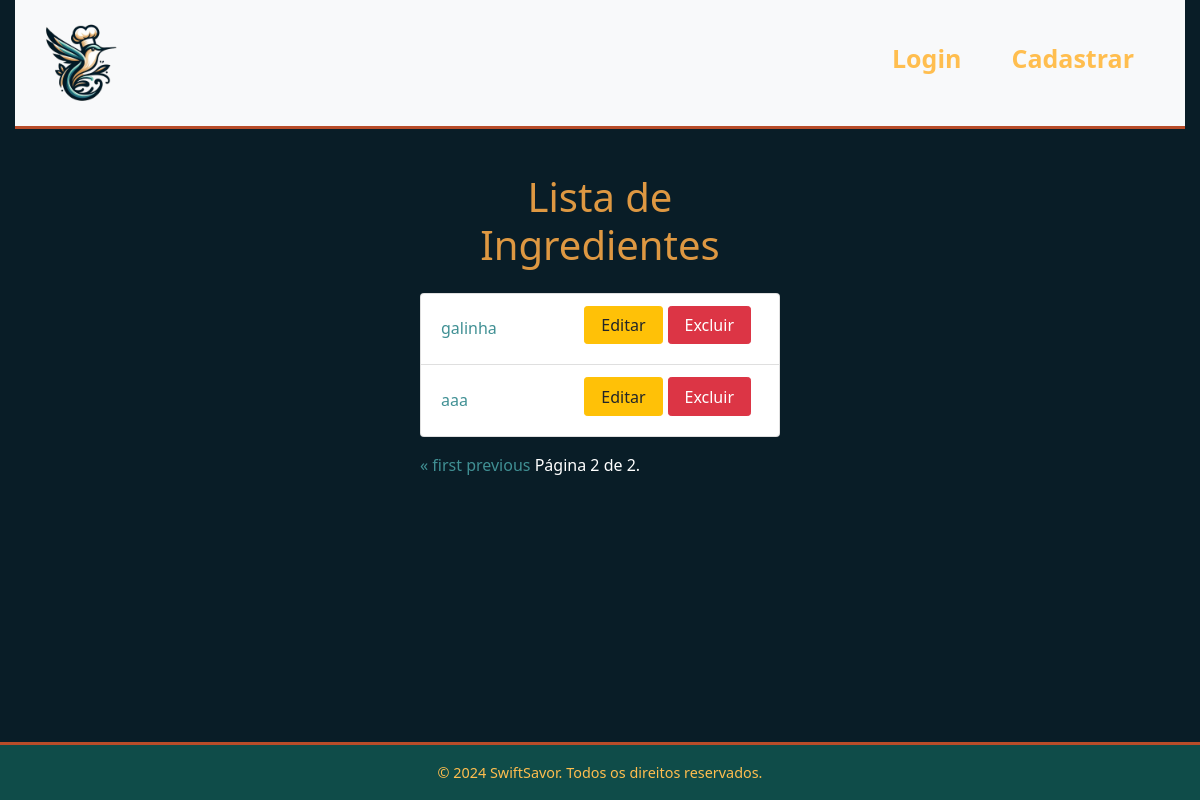
Page /ingredients/?page=2 on the earlier database version.
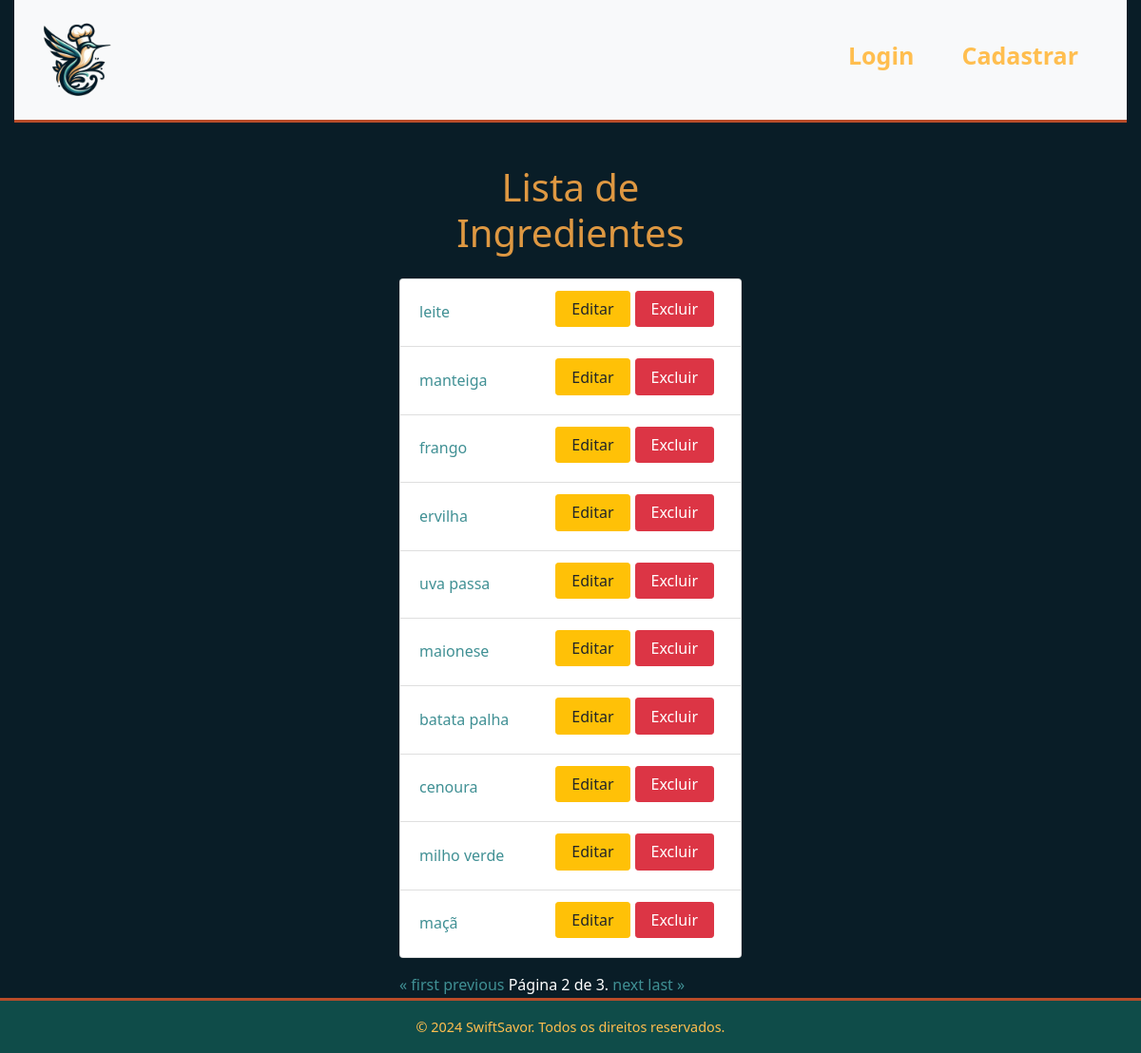
Same page on the later database version.
### ingredients/models.py (models this page shows, shortened)
class Ingrediente(models.Model):
    nome = models.CharField(max_length=200)
    user = models.ForeignKey(settings.AUTH_USER_MODEL, on_delete=models.CASCADE, null=True)

### ingredients/views.py (the view)
# urls.py: path('', views.lista_ingredientes, name='lista_ingredientes'),
def lista_ingredientes(request):
    ingredientes = Ingrediente.objects.all()
    paginator = Paginator(ingredientes, 10)
    page = request.GET.get('page')
    try:
        ingredientes = paginator.page(page)
    except PageNotAnInteger:
        ingredientes = paginator.page(1)
    except EmptyPage:
        ingredientes = paginator.page(paginator.num_pages)
    return render(request, 'ingredients/lista_ingredientes.html', {'ingredientes': ingredientes})

### ingredients/templates/ingredients/lista_ingredientes.html (shortened to what this page needs)
{% extends 'main/base.html' %}
{% block content %}
<div class="container-fluid mt-4 lista-ingredientes-container">
    <div class="row justify-content-center">
        <div class="col-md-4">
            <h1 class="mb-4 text-center">Lista de Ingredientes</h1>
            <ul class="list-group">
                {% for ingrediente in ingredientes %}
                    <li class="list-group-item">
                        <div class="ingredient-info">
                            <a href="{% url 'detalhes_ingrediente' ingrediente.id %}">{{ ingrediente.nome }}</a>
                        </div>
                        <div class="ingredient-actions">
                            <a href="{% url 'editar_ingrediente' ingrediente.id %}" class="btn btn-warning btn-sm" aria-label="Editar ingrediente {{ ingrediente.nome }}">Editar</a>
                            <form method="post" action="{% url 'excluir_ingrediente' ingrediente.id %}" class="d-inline">
                                <button type="submit" class="btn btn-danger btn-sm" aria-label="Excluir ingrediente {{ ingrediente.nome }}">Excluir</button>
                            </form>
                        </div>
                    </li>
                {% endfor %}
            </ul>
            <div class="pagination mt-3" aria-label="Navegação de páginas">
                <span class="step-links">
                    {% if ingredientes.has_previous %}
                        <a href="?page=1">&laquo; first</a>
                        <a href="?page={{ ingredientes.previous_page_number }}">previous</a>
                    {% endif %}
                    <span class="current">
                        Página {{ ingredientes.number }} de {{ ingredientes.paginator.num_pages }}.
                    </span>
                    {% if ingredientes.has_next %}
                        <a href="?page={{ ingredientes.next_page_number }}">next</a>
                        <a href="?page={{ ingredientes.paginator.num_pages }}">last &raquo;</a>
                    {% endif %}
                </span>
            </div>
        </div>
    </div>
</div>
{% endblock %}

### main/templates/main/base.html (shortened to what this page needs)
{% load static %}
<!DOCTYPE html>
<html lang="pt-BR">
<head>
    <link rel="stylesheet" href="https://stackpath.bootstrapcdn.com/bootstrap/4.3.1/css/bootstrap.min.css">
    <link rel="stylesheet" href="{% static 'main/css/styles.css' %}">
    <link rel="stylesheet" href="https://cdnjs.cloudflare.com/ajax/libs/font-awesome/5.15.3/css/all.min.css">
    <link rel="stylesheet" href="https://cdnjs.cloudflare.com/ajax/libs/font-awesome/6.0.0/css/all.min.css" />
</head>
<body>
    <div class="container-fluid">
        <nav class="navbar navbar-expand-lg navbar-light bg-light">
            <a href="{% url 'index' %}" class="navbar-brand">
                <img src="{% static 'main/logo.png' %}" alt="SwiftSavor Logo" height="100">
            </a>
            <div class="collapse navbar-collapse justify-content-end" id="navbarNav">
                <ul class="navbar-nav">
                    {% if user.is_authenticated %}
                        <li class="nav-item dropdown">
                            <a class="nav-link dropdown-toggle px3" href="#" id="navbarDropdownUsuario" role="button" data-toggle="dropdown" aria-haspopup="true" aria-expanded="false">
                                Bem-vindo, {{ user.username }}
                            </a>
                            <div class="dropdown-menu" aria-labelledby="navbarDropdownUsuario">
                                <a class="dropdown-item" href="{% url 'configuracoes' %}">Configurações</a>
                                <a class="dropdown-item" href="{% url 'logout' %}">Sair</a>
                            </div>
                        </li>
                        {% if user.is_staff %}
                            <li class="nav-item">
                                <a class="nav-link px3" href="{% url 'admin_dashboard' %}">Dashboard</a>
                            </li>
                        {% else %}
                            <li class="nav-item dropdown">
                                <a class="nav-link dropdown-toggle px3" href="#" id="navbarDropdownReceitas" role="button" data-toggle="dropdown" aria-haspopup="true" aria-expanded="false">
                                    Receitas
                                </a>
                                <div class="dropdown-menu" aria-labelledby="navbarDropdownReceitas">
                                    <a class="dropdown-item" href="{% url 'lista_receitas' %}">Lista de Receitas</a>
                                    <a class="dropdown-item" href="{% url 'cadastrar_receita' %}">Cadastrar Receita</a>
                                    <a class="dropdown-item" href="{% url 'receitas_recomendadas' %}">Receitas Recomendadas</a>
                                    <a class="dropdown-item" href="{% url 'favorites:receitas_favoritas' %}">Receitas Favoritas</a>
                                </div>
                            </li>
                            <li class="nav-item dropdown">
                                <a class="nav-link dropdown-toggle px3" href="#" id="navbarDropdownIngredientes" role="button" data-toggle="dropdown" aria-haspopup="true" aria-expanded="false">
                                    Ingredientes
                                </a>
                                <div class="dropdown-menu" aria-labelledby="navbarDropdownIngredientes">
                                    <a class="dropdown-item" href="{% url 'selecionar_ingredientes' %}">Mercado</a>
                                    <a class="dropdown-item" href="{% url 'meus_ingredientes' %}">Minha Dispensa</a>
                                </div>
                            </li>
                        {% endif %}
                    {% else %}
                        <li class="nav-item">
                            <a class="nav-link px3" href="{% url 'login' %}">Login</a>
                        </li>
                        <li class="nav-item">
                            <a class="nav-link px3" href="{% url 'cadastrar_usuario' %}">Cadastrar</a>
                        </li>
                    {% endif %}
                </ul>
            </div>
        </nav>
        {% block content %}{% endblock %}
    </div>
    <footer class="footer mt-auto py-3">
        <div class="container-fluid">
            <p class="mb-0 w-100 text-center">&copy; 2024 SwiftSavor. Todos os direitos reservados.</p>
        </div>
    </footer>
</body>
</html>

### main/static/main/css/styles.css (style rules this page uses)
* { margin: 0; padding: 0; box-sizing: border-box; }
body { background-color: #091d27; color: #ffffff; font-family: 'Segoe UI', Tahoma, Geneva, Verdana, sans-serif; font-size: 1rem; line-height: 1.6; min-height: 100vh; display: flex; flex-direction: column; }
a { color: #409094; text-decoration: none; }
.footer { background-color: #0f4c49; color: #ffbe4f; padding: 10px 0; text-align: center; border-top: 3px solid #b84c29; font-size: 0.9rem; }
.navbar { background-color: #409094; border-bottom: 3px solid #b84c29; min-height: 80px; width: 100%; display: flex; justify-content: space-between; align-items: center; }
.navbar .navbar-brand, .navbar .nav-link, .navbar .dropdown-item, .navbar .nav-item.dropdown > .nav-link { color: #de9842; transition: color 0.3s ease-in-out; }
.navbar-nav { align-items: center; display: flex; line-height: 20px; margin-top: auto; margin-bottom: auto; flex-wrap: wrap; }
.navbar-nav > .nav-item { margin-right: 20px; margin-bottom: 10px; }
.navbar .nav-link.px3 { color: #ffbe4f; font-weight: bold; font-size: 25px; text-decoration: none; padding: 0 15px; transition: color 0.3s ease-in-out; }
h1, h2, h3, h4, h5, h6 { color: #de9842; line-height: 1.2; }
.btn { font-size: 1rem; padding: 0.5rem 1rem; height: 2.4rem; text-align: center; display: flex; justify-content: center; align-items: center; margin-bottom: 0.5rem; }
.btn.btn-danger { margin-right: 0.5rem; }
.lista-ingredientes-container { padding-top: 20px; }
.list-group-item { display: flex; justify-content: space-between; align-items: center; }
.ingredient-info { flex: 1; }
.ingredient-actions { display: flex; gap: 5px; }

Differences in the rows shown:
removed Ingrediente: nome "galinha"
removed Ingrediente: nome "aaa"
added Ingrediente: nome "leite"
added Ingrediente: nome "manteiga"
added Ingrediente: nome "frango"
added Ingrediente: nome "ervilha"
added Ingrediente: nome "uva passa"
added Ingrediente: nome "maionese"
added Ingrediente: nome "batata palha"
added Ingrediente: nome "cenoura"
added Ingrediente: nome "milho verde"
added Ingrediente: nome "maçã"
Other differences:
{{ ingredientes.paginator.num_pages }}: "2" → "3"
text now shown: "next last »"
